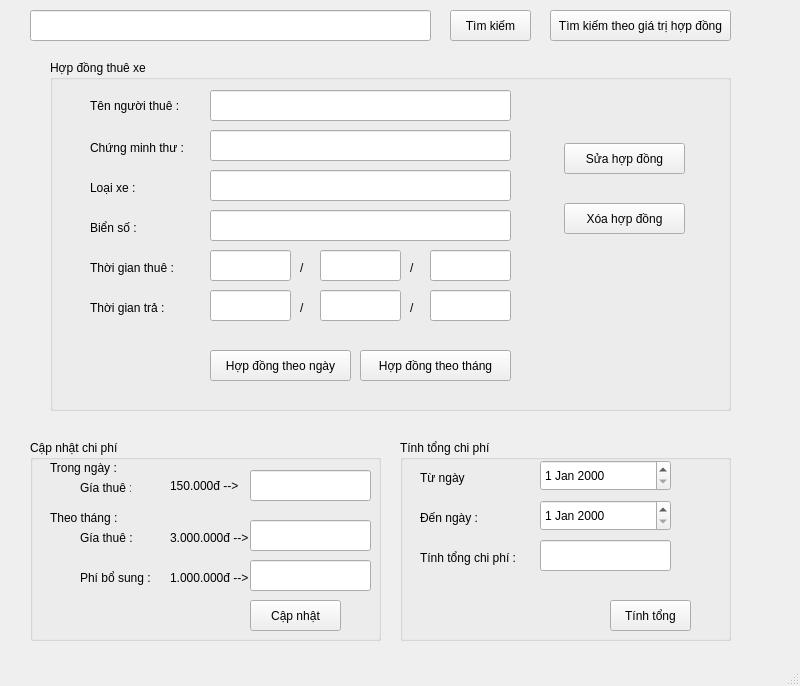
<?xml version="1.0" encoding="UTF-8"?>
<ui version="4.0">
 <class>MainWindow</class>
 <widget class="QMainWindow" name="MainWindow">
  <property name="geometry">
   <rect>
    <x>0</x>
    <y>0</y>
    <width>800</width>
    <height>686</height>
   </rect>
  </property>
  <property name="windowTitle">
   <string>MainWindow</string>
  </property>
  <widget class="QWidget" name="centralwidget">
   <widget class="QPushButton" name="btnFind">
    <property name="geometry">
     <rect>
      <x>450</x>
      <y>10</y>
      <width>81</width>
      <height>31</height>
     </rect>
    </property>
    <property name="text">
     <string>Tìm kiếm</string>
    </property>
   </widget>
   <widget class="QGroupBox" name="groupBox">
    <property name="geometry">
     <rect>
      <x>50</x>
      <y>60</y>
      <width>681</width>
      <height>351</height>
     </rect>
    </property>
    <property name="title">
     <string>Hợp đồng thuê xe</string>
    </property>
    <widget class="QLineEdit" name="linehoten">
     <property name="geometry">
      <rect>
       <x>160</x>
       <y>30</y>
       <width>301</width>
       <height>31</height>
      </rect>
     </property>
    </widget>
    <widget class="QLineEdit" name="linecmt">
     <property name="geometry">
      <rect>
       <x>160</x>
       <y>70</y>
       <width>301</width>
       <height>31</height>
      </rect>
     </property>
    </widget>
    <widget class="QLineEdit" name="lineloaixe">
     <property name="geometry">
      <rect>
       <x>160</x>
       <y>110</y>
       <width>301</width>
       <height>31</height>
      </rect>
     </property>
    </widget>
    <widget class="QLineEdit" name="linengaythue">
     <property name="geometry">
      <rect>
       <x>160</x>
       <y>190</y>
       <width>81</width>
       <height>31</height>
      </rect>
     </property>
    </widget>
    <widget class="QLineEdit" name="linethangthue">
     <property name="geometry">
      <rect>
       <x>270</x>
       <y>190</y>
       <width>81</width>
       <height>31</height>
      </rect>
     </property>
    </widget>
    <widget class="QLineEdit" name="linenamthue">
     <property name="geometry">
      <rect>
       <x>380</x>
       <y>190</y>
       <width>81</width>
       <height>31</height>
      </rect>
     </property>
    </widget>
    <widget class="QLineEdit" name="linengaytra">
     <property name="geometry">
      <rect>
       <x>160</x>
       <y>230</y>
       <width>81</width>
       <height>31</height>
      </rect>
     </property>
    </widget>
    <widget class="QLineEdit" name="linethangtra">
     <property name="geometry">
      <rect>
       <x>270</x>
       <y>230</y>
       <width>81</width>
       <height>31</height>
      </rect>
     </property>
    </widget>
    <widget class="QLineEdit" name="linenamtra">
     <property name="geometry">
      <rect>
       <x>380</x>
       <y>230</y>
       <width>81</width>
       <height>31</height>
      </rect>
     </property>
    </widget>
    <widget class="QLabel" name="label">
     <property name="geometry">
      <rect>
       <x>40</x>
       <y>30</y>
       <width>101</width>
       <height>31</height>
      </rect>
     </property>
     <property name="text">
      <string>Tên người thuê :</string>
     </property>
    </widget>
    <widget class="QLabel" name="label_2">
     <property name="geometry">
      <rect>
       <x>40</x>
       <y>80</y>
       <width>101</width>
       <height>16</height>
      </rect>
     </property>
     <property name="text">
      <string>Chứng minh thư :</string>
     </property>
    </widget>
    <widget class="QLabel" name="label_3">
     <property name="geometry">
      <rect>
       <x>40</x>
       <y>120</y>
       <width>49</width>
       <height>16</height>
      </rect>
     </property>
     <property name="text">
      <string>Loại xe :</string>
     </property>
    </widget>
    <widget class="QLabel" name="label_4">
     <property name="geometry">
      <rect>
       <x>40</x>
       <y>200</y>
       <width>101</width>
       <height>16</height>
      </rect>
     </property>
     <property name="text">
      <string>Thời gian thuê :</string>
     </property>
    </widget>
    <widget class="QLabel" name="label_5">
     <property name="geometry">
      <rect>
       <x>40</x>
       <y>240</y>
       <width>91</width>
       <height>16</height>
      </rect>
     </property>
     <property name="text">
      <string>Thời gian trả :</string>
     </property>
    </widget>
    <widget class="QLabel" name="label_6">
     <property name="geometry">
      <rect>
       <x>250</x>
       <y>200</y>
       <width>16</width>
       <height>16</height>
      </rect>
     </property>
     <property name="text">
      <string>/</string>
     </property>
    </widget>
    <widget class="QLabel" name="label_7">
     <property name="geometry">
      <rect>
       <x>360</x>
       <y>200</y>
       <width>16</width>
       <height>16</height>
      </rect>
     </property>
     <property name="text">
      <string>/</string>
     </property>
    </widget>
    <widget class="QLabel" name="label_8">
     <property name="geometry">
      <rect>
       <x>250</x>
       <y>240</y>
       <width>16</width>
       <height>16</height>
      </rect>
     </property>
     <property name="text">
      <string>/</string>
     </property>
    </widget>
    <widget class="QPushButton" name="btnHdngay">
     <property name="geometry">
      <rect>
       <x>160</x>
       <y>290</y>
       <width>141</width>
       <height>31</height>
      </rect>
     </property>
     <property name="text">
      <string>Hợp đồng theo ngày</string>
     </property>
    </widget>
    <widget class="QPushButton" name="btnHdthang">
     <property name="geometry">
      <rect>
       <x>310</x>
       <y>290</y>
       <width>151</width>
       <height>31</height>
      </rect>
     </property>
     <property name="text">
      <string>Hợp đồng theo tháng</string>
     </property>
    </widget>
    <widget class="QLabel" name="label_19">
     <property name="geometry">
      <rect>
       <x>40</x>
       <y>160</y>
       <width>49</width>
       <height>16</height>
      </rect>
     </property>
     <property name="text">
      <string>Biển số :</string>
     </property>
    </widget>
    <widget class="QLineEdit" name="linebienso">
     <property name="geometry">
      <rect>
       <x>160</x>
       <y>150</y>
       <width>301</width>
       <height>31</height>
      </rect>
     </property>
    </widget>
    <widget class="QLabel" name="label_9">
     <property name="geometry">
      <rect>
       <x>360</x>
       <y>240</y>
       <width>16</width>
       <height>16</height>
      </rect>
     </property>
     <property name="text">
      <string>/</string>
     </property>
    </widget>
    <widget class="QPushButton" name="btnsua">
     <property name="geometry">
      <rect>
       <x>514</x>
       <y>83</y>
       <width>121</width>
       <height>31</height>
      </rect>
     </property>
     <property name="text">
      <string>Sửa hợp đồng</string>
     </property>
    </widget>
    <widget class="QPushButton" name="btnxoa">
     <property name="geometry">
      <rect>
       <x>514</x>
       <y>143</y>
       <width>121</width>
       <height>31</height>
      </rect>
     </property>
     <property name="text">
      <string>Xóa hợp đồng</string>
     </property>
    </widget>
   </widget>
   <widget class="QLineEdit" name="lineEdit">
    <property name="geometry">
     <rect>
      <x>30</x>
      <y>10</y>
      <width>401</width>
      <height>31</height>
     </rect>
    </property>
   </widget>
   <widget class="QGroupBox" name="groupBox_3">
    <property name="geometry">
     <rect>
      <x>30</x>
      <y>440</y>
      <width>351</width>
      <height>201</height>
     </rect>
    </property>
    <property name="title">
     <string>Cập nhật chi phí </string>
    </property>
    <widget class="QLabel" name="label_15">
     <property name="geometry">
      <rect>
       <x>50</x>
       <y>40</y>
       <width>51</width>
       <height>16</height>
      </rect>
     </property>
     <property name="text">
      <string>Gía thuê :</string>
     </property>
    </widget>
    <widget class="QLabel" name="label_16">
     <property name="geometry">
      <rect>
       <x>50</x>
       <y>90</y>
       <width>61</width>
       <height>16</height>
      </rect>
     </property>
     <property name="text">
      <string>Gía thuê :</string>
     </property>
    </widget>
    <widget class="QLabel" name="label_17">
     <property name="geometry">
      <rect>
       <x>50</x>
       <y>130</y>
       <width>71</width>
       <height>16</height>
      </rect>
     </property>
     <property name="text">
      <string>Phí bổ sung :</string>
     </property>
    </widget>
    <widget class="QLineEdit" name="lineEdit_3">
     <property name="geometry">
      <rect>
       <x>220</x>
       <y>30</y>
       <width>121</width>
       <height>31</height>
      </rect>
     </property>
    </widget>
    <widget class="QLineEdit" name="lineEdit_4">
     <property name="geometry">
      <rect>
       <x>220</x>
       <y>80</y>
       <width>121</width>
       <height>31</height>
      </rect>
     </property>
    </widget>
    <widget class="QLineEdit" name="lineEdit_5">
     <property name="geometry">
      <rect>
       <x>220</x>
       <y>120</y>
       <width>121</width>
       <height>31</height>
      </rect>
     </property>
    </widget>
    <widget class="QPushButton" name="btncapnhat">
     <property name="geometry">
      <rect>
       <x>220</x>
       <y>160</y>
       <width>91</width>
       <height>31</height>
      </rect>
     </property>
     <property name="text">
      <string>Cập nhật</string>
     </property>
    </widget>
    <widget class="QLabel" name="label_10">
     <property name="geometry">
      <rect>
       <x>140</x>
       <y>36</y>
       <width>91</width>
       <height>20</height>
      </rect>
     </property>
     <property name="text">
      <string>150.000đ --&gt;</string>
     </property>
    </widget>
    <widget class="QLabel" name="label_14">
     <property name="geometry">
      <rect>
       <x>140</x>
       <y>90</y>
       <width>91</width>
       <height>16</height>
      </rect>
     </property>
     <property name="text">
      <string>3.000.000đ --&gt;</string>
     </property>
    </widget>
    <widget class="QLabel" name="label_18">
     <property name="geometry">
      <rect>
       <x>140</x>
       <y>130</y>
       <width>81</width>
       <height>16</height>
      </rect>
     </property>
     <property name="text">
      <string>1.000.000đ --&gt;</string>
     </property>
    </widget>
    <widget class="QLabel" name="label_20">
     <property name="geometry">
      <rect>
       <x>20</x>
       <y>20</y>
       <width>71</width>
       <height>16</height>
      </rect>
     </property>
     <property name="text">
      <string>Trong ngày :</string>
     </property>
    </widget>
    <widget class="QLabel" name="label_21">
     <property name="geometry">
      <rect>
       <x>20</x>
       <y>70</y>
       <width>91</width>
       <height>16</height>
      </rect>
     </property>
     <property name="text">
      <string>Theo tháng :</string>
     </property>
    </widget>
   </widget>
   <widget class="QGroupBox" name="groupBox_2">
    <property name="geometry">
     <rect>
      <x>400</x>
      <y>440</y>
      <width>331</width>
      <height>201</height>
     </rect>
    </property>
    <property name="title">
     <string>Tính tổng chi phí</string>
    </property>
    <widget class="QDateEdit" name="dateEdit">
     <property name="geometry">
      <rect>
       <x>140</x>
       <y>20</y>
       <width>131</width>
       <height>31</height>
      </rect>
     </property>
    </widget>
    <widget class="QDateEdit" name="dateEdit_2">
     <property name="geometry">
      <rect>
       <x>140</x>
       <y>60</y>
       <width>131</width>
       <height>31</height>
      </rect>
     </property>
    </widget>
    <widget class="QLabel" name="label_11">
     <property name="geometry">
      <rect>
       <x>20</x>
       <y>30</y>
       <width>49</width>
       <height>16</height>
      </rect>
     </property>
     <property name="text">
      <string>Từ ngày :</string>
     </property>
    </widget>
    <widget class="QLabel" name="label_12">
     <property name="geometry">
      <rect>
       <x>20</x>
       <y>70</y>
       <width>71</width>
       <height>16</height>
      </rect>
     </property>
     <property name="text">
      <string>Đến ngày :</string>
     </property>
    </widget>
    <widget class="QLineEdit" name="linetinhtong">
     <property name="geometry">
      <rect>
       <x>140</x>
       <y>100</y>
       <width>131</width>
       <height>31</height>
      </rect>
     </property>
    </widget>
    <widget class="QLabel" name="label_13">
     <property name="geometry">
      <rect>
       <x>20</x>
       <y>110</y>
       <width>101</width>
       <height>16</height>
      </rect>
     </property>
     <property name="text">
      <string>Tính tổng chi phí :</string>
     </property>
    </widget>
    <widget class="QPushButton" name="btntinhtong">
     <property name="geometry">
      <rect>
       <x>210</x>
       <y>160</y>
       <width>81</width>
       <height>31</height>
      </rect>
     </property>
     <property name="text">
      <string>Tính tổng</string>
     </property>
    </widget>
   </widget>
   <widget class="QPushButton" name="btnfindgiatri">
    <property name="geometry">
     <rect>
      <x>550</x>
      <y>10</y>
      <width>181</width>
      <height>31</height>
     </rect>
    </property>
    <property name="text">
     <string>Tìm kiếm theo giá trị hợp đồng</string>
    </property>
   </widget>
  </widget>
  <widget class="QMenuBar" name="menubar">
   <property name="geometry">
    <rect>
     <x>0</x>
     <y>0</y>
     <width>800</width>
     <height>22</height>
    </rect>
   </property>
  </widget>
  <widget class="QStatusBar" name="statusbar"/>
 </widget>
 <resources/>
 <connections/>
</ui>
